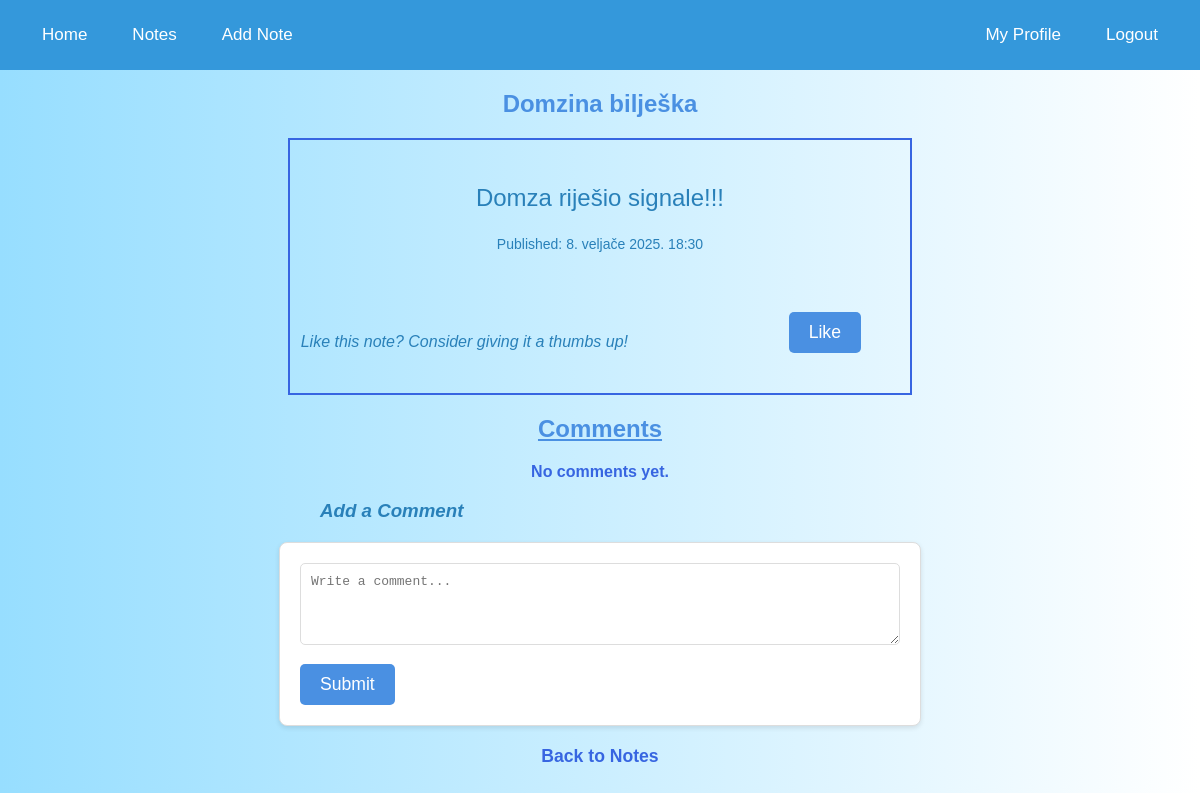
/notes/72/ (signed in), run on the app's committed database.
### notes/models.py (models this page shows, shortened)
class Note(models.Model):
    ROLE_CHOICES = [
        ('hobbies', 'Hobbies'),
        ('movies', 'Movies'),
        ('school', 'School'),
        ('work', 'Work'),
        ('music', 'Music'),
        ('personal', 'Personal'),
    ]
    CATEGORY_CHOICES = [
        ('business', 'Business'),
        ('personal', 'Personal'),
    ]
    user = models.ForeignKey('accounts.CustomUser', on_delete=models.CASCADE, null=True, blank=True, related_name='notes')
    title = models.CharField(max_length=200)
    content = models.TextField()
    pub_date = models.DateTimeField(auto_now_add=True)
    likes = models.PositiveIntegerField(default=0)
    private_notes = models.ManyToManyField(PrivateNoteModel, blank=True)
    is_public = models.BooleanField(default=True)
    is_important = models.BooleanField(default=False)
    is_locked = models.BooleanField(default=False)
    password = models.CharField(max_length=100, null=True, blank=True)
    completed = models.BooleanField(default=False)
    is_private = models.BooleanField(default=False)
    role = models.CharField(max_length=20, choices=ROLE_CHOICES, blank=True, null=True)
    approved = models.BooleanField(default=False)
    category = models.CharField(max_length=20, choices=CATEGORY_CHOICES, default='personal', blank=True, null=True)

### notes/views.py (the view)
# urls.py: path('<int:note_id>/', views.detail, name='detail'),
def detail(request, note_id):
    note = get_object_or_404(Note, pk=note_id)
    comments = note.comments.all()
    return render(request, 'notes/detail.html', {'note': note, 'comments': comments})

### notes/templates/notes/detail.html (shortened to what this page needs)
{% extends 'notes/base.html' %}
{% block content %}
    <h2>{{ note.title }}</h2>
    <div class="note-content">
        <p class="note-actual-content">{{ note.content }}</p>
        <p class="published">Published: {{ note.pub_date }}</p>
        <div class="text-likebutton">
            <p><em>Like this note? Consider giving it a thumbs up!</em></p>
            <form class = 'like' action="{% url 'notes:like' note.id %}" method="post">
                <button type="submit">Like</button>
            </form>
        </div>
    </div>
    <h2 style="text-decoration: underline;">
        Comments
    </h2>
    {% for comment in comments %}
    <div class="comment">
        <p class="comment-text">{{ comment.text }}</p>
        <p class="comment-date">{{ comment.created_at }}</p>
    </div>
    {% empty %}
        <p class="no-comment">No comments yet.</p>
    {% endfor %}
    <h3 style="margin-left: 300px; color: #2980b9;"><em>Add a Comment</em></h3>
    <form method="post" action="{% url 'notes:add_comment' note.id %}">
        <textarea name="comment_text" rows="4" cols="50" placeholder="Write a comment..."></textarea><br>
        <button type="submit">Submit</button>
    </form>
    <a href="{% url 'notes:index' %}" class="back-to-notes">Back to Notes</a>
{% endblock %}

### notes/static/app/notes.css (style rules this page uses)
body { background: linear-gradient(to bottom, white, #b3e5fc); color: #2c3e50; font-family: Arial, sans-serif; margin: 0; padding: 0; }
h1, h2 { color: #2980b9; font-weight: bold; }
input, textarea { width: 100%; padding: 10px; border: 1px solid #bdc3c7; border-radius: 5px; font-size: 16px; box-sizing: border-box; }
button { background-color: #3498db; color: white; border: none; padding: 10px 20px; border-radius: 5px; font-size: 16px; cursor: pointer; }
body { font-family: Arial, sans-serif; background-color: #f4f7fa; color: #333; margin: 0; padding: 0; }
h2 { text-align: center; color: #4a90e2; margin-top: 20px; }
form { background-color: #fff; border: 1px solid #ddd; border-radius: 8px; padding: 20px; box-shadow: 0 2px 5px rgba(0, 0, 0, 0.1); margin: 20px auto; width: 80%; max-width: 600px; }
.like { background-color: none; border: none; border-radius: none; padding: 0px; margin: 0px; width: 100%; max-width: 0px; padding-bottom:20px; }
form input, form textarea { width: 100%; padding: 10px; border-radius: 5px; border: 1px solid #ddd; margin-bottom: 15px; font-size: 1em; }
form button { background-color: #4a90e2; color: white; padding: 10px 20px; border: none; border-radius: 5px; font-size: 1.1em; cursor: pointer; transition: background-color 0.3s; }
a { color: #4a90e2; text-decoration: none; font-size: 1.1em; }
body.light { background: linear-gradient(to right, #97deff, white); color: black; }
.note-content { font-family: 'Trebuchet MS', 'Lucida Sans Unicode', 'Lucida Grande', 'Lucida Sans', Arial, sans-serif; color: #2980b9; width: 50%; margin: 0 auto; padding: 20px; border: 2px solid #3765e1; text-align: center; }
.note-actual-content { font-size: 24px; }
.published { font-size: 14px; }
.like button { margin-left: 20px; }
.text-likebutton { display: grid; grid-template-columns: auto auto; align-items: center; gap: 80px; margin-left: -70px; margin-top: 60px; }
.no-comment { text-align: center; color: #3765e1; font-weight: bold; font-family: 'Trebuchet MS', 'Lucida Sans Unicode', 'Lucida Grande', 'Lucida Sans', Arial, sans-serif; }
.back-to-notes { display: block; font-family: 'Trebuchet MS', 'Lucida Sans Unicode', 'Lucida Grande', 'Lucida Sans', Arial, sans-serif; text-align: center; margin-top: 20px; font-weight: bold; text-decoration: none; color: #3765e1; }

### data on the page
Note: title "Domzina bilješka", content "Domza riješio signale!!!", pub_date "8. veljače 2025. 18:30"
